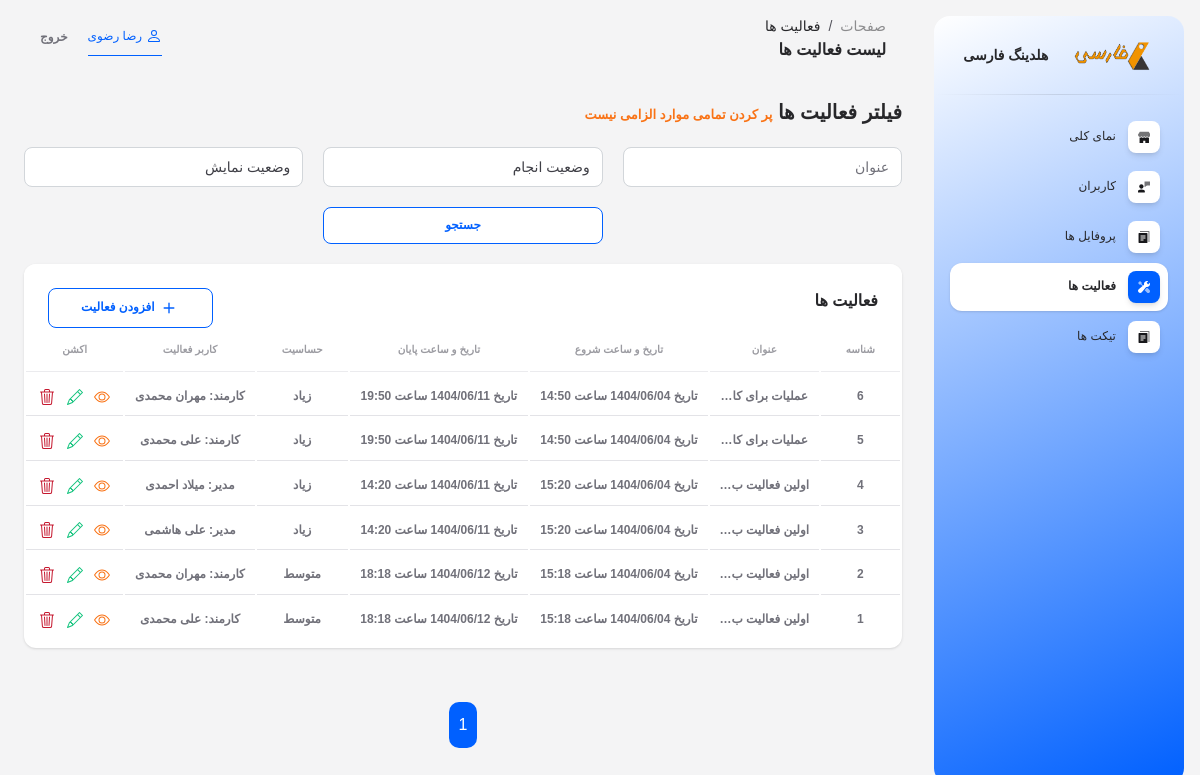
Screenshot of /super-admin/activities/ (signed in) with the database file from the repository.
### app/models.py (models this page shows, shortened)
class CustomUser(AbstractUser):
    USER_TYPE_CHOICES = (
        ('1', 'مدیر کل'),
        ('2', 'مدیر'),
        ('3', 'کارمند'),
    )
    user_type = models.CharField(verbose_name='سطح کاربر', max_length=10, choices=USER_TYPE_CHOICES, default='1')
    manager = models.ForeignKey(
        'self',
        on_delete=models.SET_NULL,
        null=True,
        blank=True,
        related_name='manager_employees',
        limit_choices_to={'user_type': '2'},
        verbose_name='مدیر'
    )
    class Meta:
        verbose_name = 'کاربر'
        verbose_name_plural = 'کاربران'
    def __str__(self):
        return f'{self.get_user_type_display()}: {self.get_full_name()}'

class Activity(models.Model):
    SENSITIVITY_CHOICES = (
        ('1', 'کم'),
        ('2', 'متوسط'),
        ('3', 'زیاد'),
    )
    user = models.ForeignKey(CustomUser, on_delete=models.CASCADE, related_name='user_activities', verbose_name='کاربر', editable=False)
    creater = models.ForeignKey(CustomUser, on_delete=models.CASCADE, related_name='creater_activities', verbose_name='خالق', editable=False)
    title = models.CharField(verbose_name='عنوان', max_length=1000)
    body = models.TextField(verbose_name='توضیحات')
    start_date = models.CharField(verbose_name='تاریخ شروع', max_length=10)
    start_time = models.TimeField(verbose_name='ساعت شروع')
    end_date = models.CharField(verbose_name='تاریخ پایان', max_length=10)
    end_time = models.TimeField(verbose_name='ساعت پایان')
    sensitivity = models.CharField(verbose_name='حساسیت', max_length=5, choices=SENSITIVITY_CHOICES)
    is_completed = models.BooleanField(verbose_name='وضعیت انجام', default=False)
    visibility = models.BooleanField(verbose_name='وضعیت نمایش')
    class Meta:
        verbose_name = 'فعالیت'
        verbose_name_plural = 'فعالیت ها'

### app/views.py (the view)
# urls.py: path('super-admin/activities/', views.SuperAdminActivityListView.as_view(), name='super_admin_activities'),
class SuperAdminActivityListView(LoginRequiredMixin, mixins.RoleRequiredMixin, ListView):
    allowed_roles = ['1']
    model = models.Activity
    template_name = 'super_admin/activities.html'
    context_object_name = 'activities'
    paginate_by = 100
    ordering = '-id'
    def get_queryset(self):
        queryset = super().get_queryset()
        search_query = self.request.GET.get('q')
        is_completed = self.request.GET.get('is_completed')
        visibility = self.request.GET.get('visibility')
        if search_query:
            queryset = queryset.filter(
                Q(title__icontains=search_query)
            )
        if is_completed:
            queryset = queryset.filter(is_completed=is_completed)
        if visibility:
            queryset = queryset.filter(visibility=visibility)
        return queryset
    def get_context_data(self, **kwargs):
        context = super().get_context_data(**kwargs)
        context['is_completed'] = self.request.GET.get('is_completed', '')
        context['visibility'] = self.request.GET.get('visibility', '')
        return context

### app/mixins.py (called while the page is built)
    def dispatch(self, request, *args, **kwargs):
        if not request.user.is_authenticated:
            raise PermissionDenied("ابتدا باید وارد شوید.")
        if str(request.user.user_type) not in self.allowed_roles:
            raise PermissionDenied("شما دسترسی لازم را ندارید.")
        return super().dispatch(request, *args, **kwargs)

### app/views.py (called while the page is built)
def custom_context(request):
    if request.user.is_authenticated:
        not_seen_messages = models.Message.objects.filter(conversation__users=request.user, seen=False).exclude(user=request.user)
        return {
            'not_seen_messages_count': not_seen_messages.count(),
        }
    else:
        return {
            'not_login': True,
        }

### templates/super_admin/activities.html (shortened to what this page needs)
{% extends 'base_super_admin_dashboard.html' %}
{% load static %}
{% block page1 %}
فعالیت ها
{% endblock %}
{% block page2 %}
لیست فعالیت ها
{% endblock %}
{% block content %}
<div class="col-12">
    <h5>فیلتر فعالیت ها <span style="font-size: small; color: #f97316;">پر کردن تمامی موارد الزامی نیست</span></h5>
    <form method="get" class="my-form">
        <input title="عنوان" type="text" name="q" class="form-control w-40"
            placeholder="عنوان" style="width: 100% !important;" value="{{ request.GET.q }}">
        <select name="is_completed" class="form-control" title="وضعیت انجام">
            <option value="">وضعیت انجام</option>
        </select>
        <select name="visibility" class="form-control" title="وضعیت نمایش">
            <option value="">وضعیت نمایش</option>
        </select>
        <button class="my-btn"
            style="background-color: #fff; border: 1px solid #0060ff; border-radius: 0.5rem; color: #0060ff; padding: 8px 32px; font-size: 0.75rem; font-weight: 700;">جستجو</button>
    </form>
</div>
<div class="col-12">
    {% include "includes/tables/super_admin/activity_table.html" with title="فعالیت ها" %}
</div>
<div class="col-12">
    {% include "includes/paginations/pagination.html" %}
</div>
{% endblock %}

### templates/base_super_admin_dashboard.html (shortened to what this page needs)
{% load static %}
<!DOCTYPE html>
<html lang="fa" dir="rtl">
<head>
    <link type="text/css" rel="stylesheet" href="{% static 'css/jalalidatepicker.min.css' %}" />
    <link id="pagestyle" href="{% static 'css/soft-ui-dashboard.css' %}" rel="stylesheet" />
</head>
<body class="g-sidenav-show rtl bg-gray-100">
    <aside
        class="sidenav navbar navbar-vertical navbar-expand-xs border-0 border-radius-xl my-3 fixed-end me-3 rotate-caret"
        id="sidenav-main" style="background: #FFFFFF;
background: linear-gradient(157deg, rgba(255, 255, 255, 1) 0%, #0060ff 100%);">
        <div class="sidenav-header">
            <div class="navbar-brand m-0" target="_blank">
                <img src="{% static 'img/logo.png' %}" class="navbar-brand-img h-100" alt="main_logo">
                <span class="me-1 font-weight-bold">هلدینگ فارسی</span>
            </div>
        </div>
        <hr class="horizontal dark mt-0">
        <div class="collapse navbar-collapse px-0 w-auto " id="sidenav-collapse-main">
            <ul class="navbar-nav">
                <li class="nav-item">
                    <a class="nav-link {% if '/dashboard/' in request.path %} active {% endif %}"
                        href="{% url 'super_admin_dashboard' %}">
                        <div
                            class="icon icon-shape icon-sm shadow border-radius-md bg-white text-center ms-2 d-flex align-items-center justify-content-center">
                        </div>
                        <span class="nav-link-text me-1">نمای کلی</span>
                    </a>
                </li>
                <li class="nav-item">
                    <a class="nav-link {% if '/users/' in request.path %} active {% endif %}"
                        href="{% url 'super_admin_users' %}">
                        <div
                            class="icon icon-shape icon-sm shadow border-radius-md bg-white text-center ms-2 d-flex align-items-center justify-content-center">
                        </div>
                        <span class="nav-link-text me-1">کاربران</span>
                    </a>
                </li>
                <li class="nav-item">
                    <a class="nav-link {% if '/profiles/' in request.path %} active {% endif %}" href="{% url 'super_admin_profiles' %}">
                        <div
                            class="icon icon-shape icon-sm shadow border-radius-md bg-white text-center ms-2 d-flex align-items-center justify-content-center">
                        </div>
                        <span class="nav-link-text me-1">پروفایل ها</span>
                    </a>
                </li>
                <li class="nav-item">
                    <a class="nav-link {% if '/activities/' in request.path %} active {% endif %}" href="{% url 'super_admin_activities' %}">
                        <div
                            class="icon icon-shape icon-sm shadow border-radius-md bg-white text-center ms-2 d-flex align-items-center justify-content-center">
                        </div>
                        <span class="nav-link-text me-1">فعالیت ها</span>
                    </a>
                </li>
                <li class="nav-item">
                    <a class="nav-link {% if '/tickets/' in request.path %} active {% endif %}" href="{% url 'super_admin_tickets' %}">
                        <div
                            class="icon icon-shape icon-sm shadow border-radius-md bg-white text-center ms-2 d-flex align-items-center justify-content-center">
                        </div>
                        <span class="nav-link-text me-1">تیکت ها</span>
                    </a>
                </li>
            </ul>
        </div>
    </aside>
    <main class="main-content position-relative max-height-vh-100 h-100 border-radius-lg overflow-x-hidden">
        <nav class="navbar navbar-main navbar-expand-lg px-0 mx-4 shadow-none border-radius-xl" id="navbarBlur"
            navbar-scroll="true">
            <div class="container-fluid py-1 px-3">
                <nav aria-label="breadcrumb">
                    <ol class="breadcrumb bg-transparent mb-0 pb-0 pt-1 px-0 ">
                        <li class="breadcrumb-item text-sm ps-2"><a class="opacity-5 text-dark"
                                href="javascript:;">صفحات</a></li>
                        <li class="breadcrumb-item text-sm text-dark active" aria-current="page">
                            {% block page1 %} {% endblock %}
                        </li>
                    </ol>
                    <h6 class="font-weight-bolder mb-0">{% block page2 %} {% endblock %}</h6>
                </nav>
                <div class="collapse navbar-collapse mt-sm-0 mt-2 px-0" id="navbar">
                    <ul class="navbar-nav me-auto ms-0 justify-content-end">
                        <div
                            style="border: none; outline: none; margin-left: 20px; border-bottom: 1px solid #0060ff; color: #0060ff; padding: 8px 0; font-size: 0.75rem; font-weight: 500;">
                            {% if user.get_full_name %}
                            {{ user.get_full_name }}
                            {% else %}
                            {{ user.username }}
                            {% endif %}
                        </div>
                        <li class="nav-item d-flex align-items-center">
                            <form action="{% url 'logout' %}" method="post">
                                <button type="submit" class="nav-link text-body font-weight-bold px-0">خروج</button>
                            </form>
                        </li>
                    </ul>
                </div>
            </div>
        </nav>
        <div class="container-fluid py-4">
            {% block content %}
            {% endblock %}
        </div>
    </main>
</body>
</html>

### templates/includes/tables/super_admin/activity_table.html (shortened to what this page needs)
<div class="card mb-4">
    <div class="card-header pb-0" style="display: flex; justify-content: space-between;">
        <h6>{{ title }}</h6>
        {% if no_add != 'true' %}
        <button
            style="background-color: #fff; border: 1px solid #0060ff; border-radius: 0.5rem; color: #0060ff; padding: 8px 32px; font-size: 0.75rem; font-weight: 700;">
            <a href="{% url 'super_admin_add_activity' %}" style="color: #0060ff;">
                <svg xmlns="http://www.w3.org/2000/svg" width="22" height="22" fill="currentColor"
                    class="bi bi-plus" viewBox="0 0 16 16">
                    <path
                        d="M8 4a.5.5 0 0 1 .5.5v3h3a.5.5 0 0 1 0 1h-3v3a.5.5 0 0 1-1 0v-3h-3a.5.5 0 0 1 0-1h3v-3A.5.5 0 0 1 8 4" />
                </svg>
                افزودن فعالیت
            </a>
        </button>
        {% endif %}
    </div>
    <div class="card-body px-0 pt-0 pb-2">
        <div class="table-responsive p-0">
            <table class="table align-items-center mb-0">
                <thead>
                    <tr>
                        <th class="text-center text-uppercase text-secondary text-xxs font-weight-bolder opacity-7">
                            شناسه</th>
                        <th class="text-center text-uppercase text-secondary text-xxs font-weight-bolder opacity-7">
                            عنوان</th>
                        <th class="text-center text-uppercase text-secondary text-xxs font-weight-bolder opacity-7">
                            تاریخ و ساعت شروع</th>
                        <th class="text-center text-uppercase text-secondary text-xxs font-weight-bolder opacity-7">
                            تاریخ و ساعت پایان</th>
                        <th class="text-center text-uppercase text-secondary text-xxs font-weight-bolder opacity-7">
                            حساسیت</th>
                        <th class="text-center text-uppercase text-secondary text-xxs font-weight-bolder opacity-7">
                            کاربر فعالیت</th>
                        <th class="text-center text-uppercase text-secondary text-xxs font-weight-bolder opacity-7">
                            اکشن</th>
                    </tr>
                </thead>
                <tbody>
                    {% for activity in activities %}
                    <tr>
                        <td class="align-middle text-center">
                            <span class="text-secondary text-xs font-weight-bold">{{ activity.id }}</span>
                        </td>
                        <td class="align-middle text-center">
                            <span class="text-secondary text-xs font-weight-bold">{{ activity.title|truncatechars:15 }}</span>
                        </td>
                        <td class="align-middle text-center">
                            <span class="text-secondary text-xs font-weight-bold">تاریخ {{ activity.start_date }} ساعت {{ activity.start_time }}</span>
                        </td>
                        <td class="align-middle text-center">
                            <span class="text-secondary text-xs font-weight-bold">تاریخ {{ activity.end_date }} ساعت {{ activity.end_time }}</span>
                        </td>
                        <td class="align-middle text-center">
                            <span class="text-secondary text-xs font-weight-bold">{{ activity.get_sensitivity_display }}</span>
                        </td>
                        <td class="align-middle text-center">
                            <span class="text-secondary text-xs font-weight-bold">{{ activity.user }}</span>
                        </td>
                        <td class="align-middle text-center">
                            <a href="{% url 'super_admin_activity' activity.id %}" title="جزئیات" style="padding: 0 4px;">
                                <span class="text-secondary text-xs font-weight-bold">
                                </span>
                            </a>
                            <a href="{% url 'super_admin_edit_activity' activity.id %}" title="ویرایش" style="padding: 0 4px;">
                                <span class="text-secondary text-xs font-weight-bold">
                                </span>
                            </a>
                            <a href="{% url 'super_admin_delete_activity' activity.id %}" title="حذف" style="padding: 0 4px;">
                                <span class="text-secondary text-xs font-weight-bold">
                                </span>
                            </a>
                        </td>
                    </tr>
                    {% empty %}
                    <tr>
                        <td colspan="7" class="align-middle text-center">
                            <span class="text-secondary text-xs font-weight-bold">موردی یافت نشد</span>
                        </td>
                    </tr>
                    {% endfor %}
                </tbody>
            </table>
        </div>
    </div>
</div>

### rows the page displays
CustomUser: get_full_name "رضا رضوی"
Activity: id "6", title "عملیات برای کا…", start_date "1404/06/04", start_time "14:50", end_time "19:50", sensitivity "زیاد", user "کارمند: مهران محمدی"
Activity: id "5", title "عملیات برای کا…", start_date "1404/06/04", start_time "14:50", end_time "19:50", sensitivity "زیاد", user "کارمند: علی محمدی"
Activity: id "4", title "اولین فعالیت ب…", start_date "1404/06/04", start_time "15:20", end_time "14:20", sensitivity "زیاد", user "مدیر: میلاد احمدی"
Activity: id "3", title "اولین فعالیت ب…", start_date "1404/06/04", start_time "15:20", end_time "14:20", sensitivity "زیاد", user "مدیر: علی هاشمی"
Activity: id "2", title "اولین فعالیت ب…", start_date "1404/06/04", start_time "15:18", end_date "1404/06/12", end_time "18:18", sensitivity "متوسط", user "کارمند: مهران محمدی"
Activity: id "1", title "اولین فعالیت ب…", start_date "1404/06/04", start_time "15:18", end_date "1404/06/12", end_time "18:18", sensitivity "متوسط", user "کارمند: علی محمدی"

### other values shown
{{ title }} "فعالیت ها"
{{ num }} "1"
